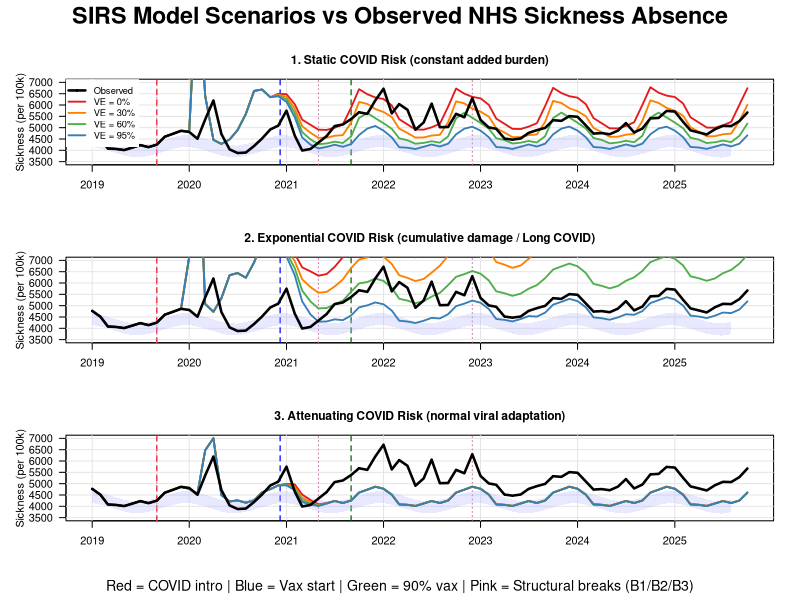
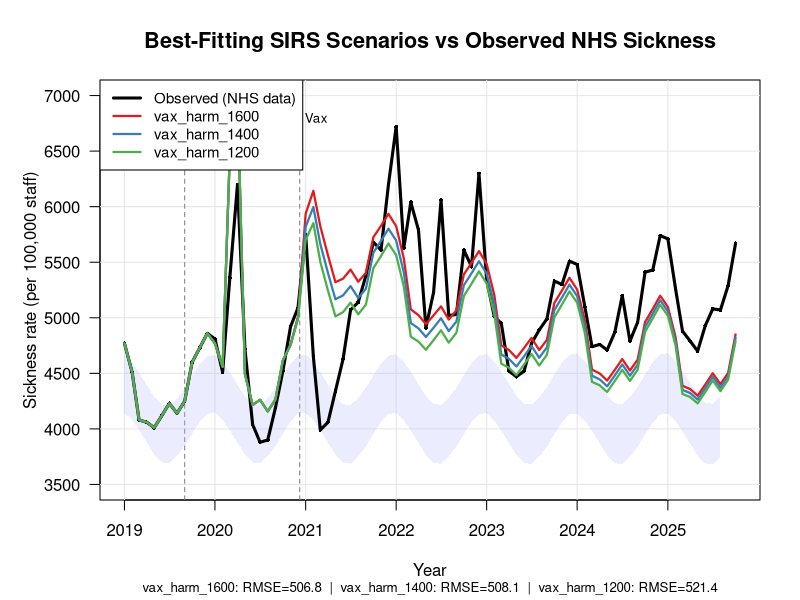
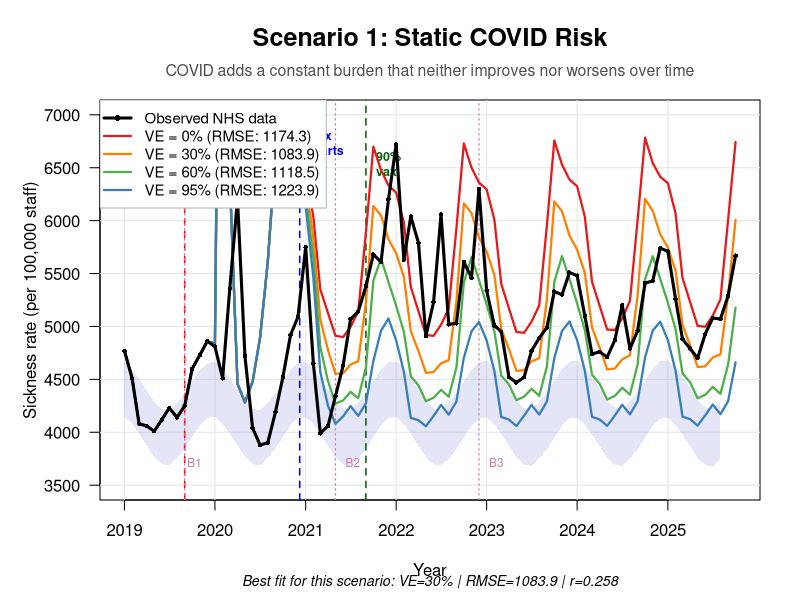
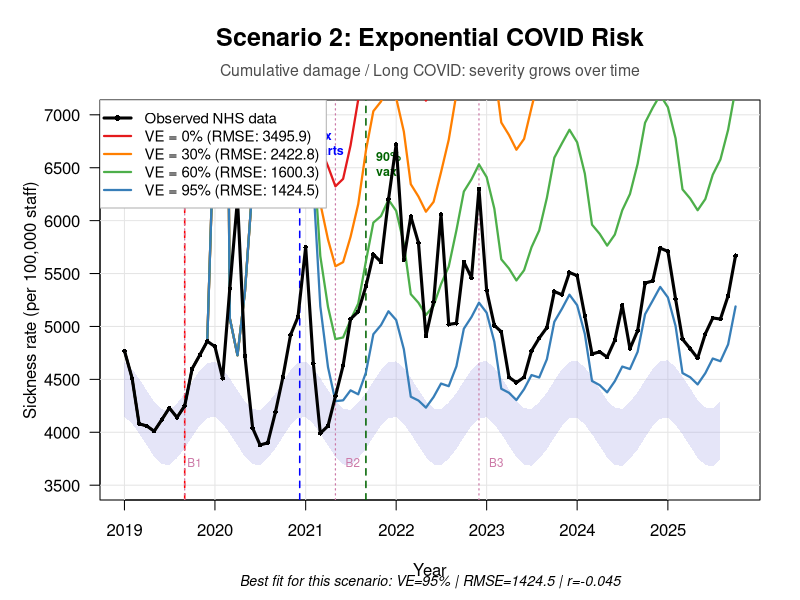
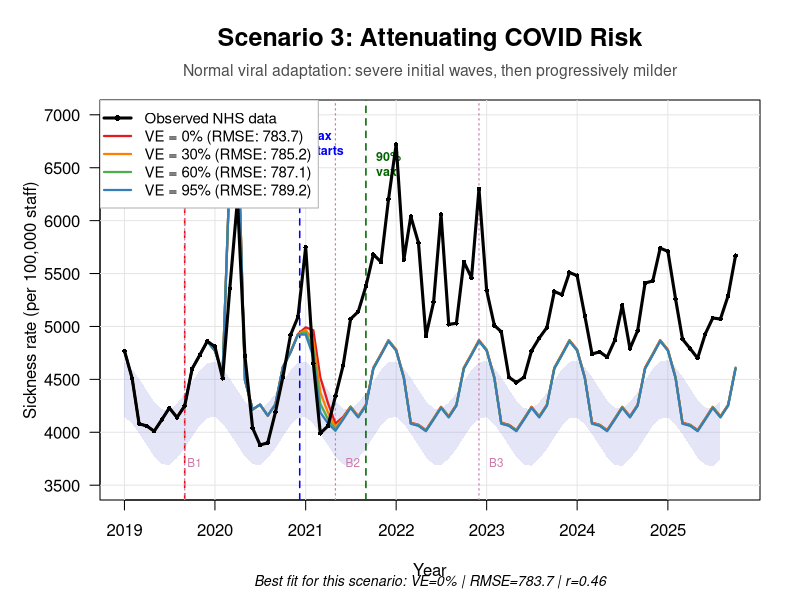
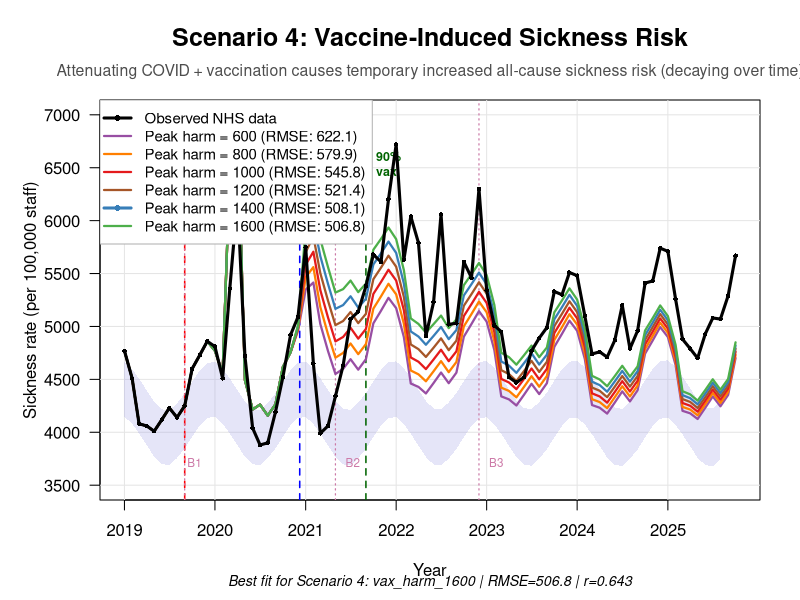

Generate these figures, in order, with R:
# =============================================================================
# SIRS Scenario Simulation for NHS Sickness Absence Analysis
# Uses ACTUAL NHS observed data
# =============================================================================
#
# Tests four COVID hypotheses:
#   1. "static"                  - COVID adds a constant risk factor
#   2. "exponential"             - COVID risk grows (Long COVID / cumulative damage)
#   3. "attenuating"             - Normal viral evolution (severe first, then milder)
#
# Combined with four vaccine efficacy scenarios: 0%, 30%, 60%, 95%
#
#   4. "increased sickness risk" - COVID Vaccines adds a decaying risk factor.
#
# =============================================================================

# =============================================================================
# SECTION 1: Load Actual Observed Data
# =============================================================================

cat("Loading observed NHS sickness data...\n")

# Read the actual sickness data
obs_raw <- read.csv("data/sickness_roll6_prediction_band_2020_2026.csv", 
                    stringsAsFactors = FALSE)

observed <- data.frame(
  month = as.Date(paste0(obs_raw$month, "-01")),
  sickness_obs = as.numeric(obs_raw$sickness_rate_100k),
  sickness_roll6 = as.numeric(obs_raw$sickness_roll6_100k),
  pred_low = as.numeric(obs_raw$sickness_pred_low_100k),
  pred_high = as.numeric(obs_raw$sickness_pred_high_100k)
)
observed <- observed[!is.na(observed$month), ]

cat("  Loaded", nrow(observed), "months of observed data\n")
cat("  Range:", format(min(observed$month)), "to", format(max(observed$month)), "\n")
cat("  Sickness range:", round(min(observed$sickness_obs, na.rm=TRUE)), "-", 
    round(max(observed$sickness_obs, na.rm=TRUE)), "per 100k\n\n")

# Also load the merged data with positivity/doses for reference
merged_raw <- read.csv("data/nhs_sickness_orgtype_vax_pos_merged_monthly_2019_2024.csv",
                       stringsAsFactors = FALSE)
merged <- data.frame(
  month = as.Date(paste0(merged_raw$month_yyyy_mm, "-01")),
  total_rate = as.numeric(merged_raw$total_rate_100k),
  doses = as.numeric(merged_raw$total_doses),
  positivity = as.numeric(merged_raw$pos_monthly)
)
merged$doses[is.na(merged$doses)] <- 0

# Load actual vaccine doses administered (monthly)
vax_doses_raw <- read.csv("data/nhs_staff_vax_model_monthly.csv", stringsAsFactors = FALSE)
vax_doses <- data.frame(
  month = as.Date(paste0(vax_doses_raw$month, "-01")),
  first_dose = as.numeric(vax_doses_raw$first_dose),
  second_dose = as.numeric(vax_doses_raw$second_dose),
  third_dose = as.numeric(vax_doses_raw$third_dose)
)
vax_doses[is.na(vax_doses)] <- 0
vax_doses$total_doses <- vax_doses$first_dose + vax_doses$second_dose + vax_doses$third_dose

# Compute cumulative first doses (proxy for "ever vaccinated")
vax_doses$cumulative_first <- cumsum(vax_doses$first_dose)

# NHS staff population ~1.48 million
NHS_STAFF_POP <- 1480000
vax_doses$coverage_pct <- vax_doses$cumulative_first / NHS_STAFF_POP

cat("Vaccination data loaded:\n")
cat("  Months with data:", nrow(vax_doses), "\n")
cat("  Total first doses:", sum(vax_doses$first_dose), "\n")
cat("  Peak monthly first doses:", max(vax_doses$first_dose), "in", 
    format(vax_doses$month[which.max(vax_doses$first_dose)], "%b %Y"), "\n")
cat("  Final coverage:", round(max(vax_doses$coverage_pct) * 100, 1), "%\n\n")

# =============================================================================
# SECTION 2: Calibration from observed baseline
# =============================================================================

# Key dates
COVID_INTRO <- as.Date("2019-09-01")  # B1 breakpoint - when sickness first departs from norm
VAX_START <- as.Date("2020-12-08")
VAX_90_DATE <- as.Date("2021-09-01")  # ~92% coverage reached
B1_DATE <- as.Date("2019-09-01")
B2_DATE <- as.Date("2021-05-01")
B3_DATE <- as.Date("2022-12-01")

# Calculate baseline parameters from 2019 data (before COVID disruption)
baseline_data <- observed[observed$month < as.Date("2020-01-01"), ]
BASELINE_MEAN <- mean(baseline_data$sickness_obs, na.rm = TRUE)

# Monthly seasonal effects from 2019 data
month_avgs <- aggregate(sickness_obs ~ format(month, "%m"), data = baseline_data, FUN = mean)
names(month_avgs) <- c("month_num", "avg")
month_avgs$month_num <- as.integer(month_avgs$month_num)
month_avgs <- month_avgs[order(month_avgs$month_num), ]

# Center around mean to get seasonal deviations
MONTH_EFFECTS <- month_avgs$avg - BASELINE_MEAN
names(MONTH_EFFECTS) <- month_avgs$month_num

cat("Baseline parameters (from 2019 data):\n")
cat("  Mean:", round(BASELINE_MEAN), "per 100k\n")
cat("  Seasonal amplitude:", round((max(MONTH_EFFECTS) - min(MONTH_EFFECTS))/2), "per 100k\n\n")

# =============================================================================
# SECTION 3: SIRS Model (Euler integration)
# =============================================================================

run_sirs <- function(
    start_date = as.Date("2019-01-01"),
    end_date = as.Date("2025-10-01"),
    covid_scenario = "attenuating",
    vax_eff_infection = 0.60,
    vax_eff_sickness = 0.70,
    vax_final = 0.92,
    # Epi parameters
    beta_base = 0.35,
    infectious_period = 8,
    immunity_duration = 120,
    # Scenario parameters
    growth_rate = 0.4,   # exponential: annual growth
    decay_rate = 0.6,    # attenuating: annual decay
    # Scenario 4 parameters (vaccine-induced sickness)
    vax_harm_peak = 800,      # peak additional sickness per 100k per dose-cohort
    vax_harm_decay = 0.5,     # annual decay rate of vaccine-induced harm
    # Sickness scaling
    severity_acute = 35000,     # acute sickness per I
    severity_persistent = 800,  # persistent elevation per cumulative exposure
    seasonal_beta = 0.25,       # seasonal variation in transmission
    # Use actual vax data
    use_actual_vax = TRUE
) {
  
  gamma <- 1 / infectious_period
  omega <- 1 / immunity_duration
  
  # Time setup
  days <- seq(start_date, end_date, by = "day")
  n_days <- length(days)
  
  t_covid <- as.numeric(COVID_INTRO - start_date)
  t_vax <- as.numeric(VAX_START - start_date)
  
  # State vectors
  S <- I <- R <- numeric(n_days)
  S[1] <- 0.999; I[1] <- 0.001; R[1] <- 0
  
  # Cumulative infection for persistent effects
  cumulative_I <- numeric(n_days)
  cumulative_I[1] <- I[1]
  
  # Euler integration
  for (t in 2:n_days) {
    day <- t - 1
    doy <- as.integer(format(days[t], "%j"))
    
    # Seasonal forcing
    seasonal <- 1 + seasonal_beta * cos(2 * pi * (doy - 15) / 365)
    
    # Beta based on scenario (for scenarios 1-3)
    if (day < t_covid) {
      beta <- 0
    } else {
      days_since <- day - t_covid
      
      if (covid_scenario == "vax_harm") {
        # Scenario 4: use attenuating COVID dynamics as base
        beta <- beta_base * seasonal * exp(-decay_rate * days_since / 365)
      } else {
        beta <- switch(covid_scenario,
          "static" = beta_base * seasonal,
          "exponential" = beta_base * seasonal * (1 + growth_rate * days_since / 365),
          "attenuating" = beta_base * seasonal * exp(-decay_rate * days_since / 365),
          beta_base * seasonal
        )
      }
    }
    
    # Vaccination effect on transmission (for scenarios 1-3)
    if (day >= t_vax && covid_scenario != "vax_harm") {
      days_vax <- day - t_vax
      vax_cov <- vax_final * plogis((days_vax - 90) / 30)
      # Vaccine reduces susceptibility
      beta <- beta * (1 - vax_cov * vax_eff_infection * 0.4)
    }
    
    # SIRS equations
    new_inf <- beta * S[t-1] * I[t-1]
    recovery <- gamma * I[t-1]
    waning <- omega * R[t-1]
    
    S[t] <- S[t-1] - new_inf + waning
    I[t] <- I[t-1] + new_inf - recovery
    R[t] <- R[t-1] + recovery - waning
    
    # Clamp and normalize
    S[t] <- max(0, min(1, S[t]))
    I[t] <- max(0, min(1, I[t]))
    R[t] <- max(0, min(1, R[t]))
    total <- S[t] + I[t] + R[t]
    if (total > 0) { S[t] <- S[t]/total; I[t] <- I[t]/total; R[t] <- R[t]/total }
    
    # Cumulative exposure
    cumulative_I[t] <- cumulative_I[t-1] + I[t]
  }
  
  # Build output dataframe
  out <- data.frame(
    date = days,
    month = as.Date(format(days, "%Y-%m-01")),
    S = S, I = I, R = R,
    cumulative_I = cumulative_I
  )
  
  # Add sickness calculation
  out$month_num <- as.integer(format(out$date, "%m"))
  out$baseline <- BASELINE_MEAN + MONTH_EFFECTS[out$month_num]
  
  # Vaccination coverage - use actual data if available and scenario 4
  if (use_actual_vax && covid_scenario == "vax_harm") {
    # Merge actual vax coverage by month
    out <- merge(out, vax_doses[, c("month", "coverage_pct", "first_dose")], 
                 by = "month", all.x = TRUE)
    out <- out[order(out$date), ]
    out$coverage_pct[is.na(out$coverage_pct)] <- 0
    out$first_dose[is.na(out$first_dose)] <- 0
    
    # Forward-fill coverage for days within months
    out$vax_cov <- out$coverage_pct
    # After last vax data, assume coverage stays at max
    max_cov <- max(out$coverage_pct, na.rm = TRUE)
    out$vax_cov[out$date > max(vax_doses$month)] <- max_cov
    
  } else {
    # Use sigmoid approximation
    out$days_vax <- as.numeric(out$date - VAX_START)
    out$vax_cov <- ifelse(out$date < VAX_START, 0, 
                          vax_final * plogis((out$days_vax - 90) / 30))
    out$first_dose <- 0
  }
  
  # Severity multiplier by scenario
  out$days_covid <- as.numeric(out$date - COVID_INTRO)
  
  if (covid_scenario == "vax_harm") {
    # Scenario 4: attenuating COVID + vaccine-induced harm
    out$severity_mult <- ifelse(out$date < COVID_INTRO, 0,
                                exp(-decay_rate * pmax(0, out$days_covid) / 365))
  } else {
    out$severity_mult <- ifelse(out$date < COVID_INTRO, 0,
      switch(covid_scenario,
        "static" = 1,
        "exponential" = 1 + growth_rate * pmax(0, out$days_covid) / 365,
        "attenuating" = exp(-decay_rate * pmax(0, out$days_covid) / 365),
        1
      )
    )
  }
  
  # COVID sickness components
  # 1. Acute: from current infections
  out$acute_covid <- out$I * severity_acute * out$severity_mult
  
  # 2. Persistent: from cumulative exposure (Long COVID / damage accumulation)
  if (covid_scenario == "vax_harm") {
    out$persistent_covid <- pmin(out$cumulative_I / 365, 2) * severity_persistent * 0.5
  } else {
    out$persistent_covid <- switch(covid_scenario,
      "static" = pmin(out$cumulative_I / 365, 3) * severity_persistent,
      "exponential" = pmin(out$cumulative_I / 365, 5) * severity_persistent * 1.5,
      "attenuating" = pmin(out$cumulative_I / 365, 2) * severity_persistent * 0.5,
      0
    )
  }
  
  # 3. Vaccine-induced sickness (Scenario 4 only)
  if (covid_scenario == "vax_harm" && use_actual_vax) {
    # Compute harm as sum of contributions from each monthly dose cohort
    # Each cohort's harm decays from their vaccination date
    out$vax_induced_sickness <- 0
    
    for (i in 1:nrow(vax_doses)) {
      vax_month <- vax_doses$month[i]
      doses_this_month <- vax_doses$first_dose[i]
      
      if (doses_this_month > 0) {
        # Fraction of population vaccinated this month
        frac_vaxxed <- doses_this_month / NHS_STAFF_POP
        
        # Days since this cohort was vaccinated
        days_since_vax <- as.numeric(out$date - vax_month)
        
        # Harm from this cohort: peaks at vaccination, decays over time
        # Only contributes after vaccination date
        cohort_harm <- ifelse(days_since_vax >= 0,
                              vax_harm_peak * frac_vaxxed * exp(-vax_harm_decay * days_since_vax / 365),
                              0)
        
        out$vax_induced_sickness <- out$vax_induced_sickness + cohort_harm
      }
    }
  } else if (covid_scenario == "vax_harm") {
    # Fallback to sigmoid-based harm
    out$vax_induced_sickness <- ifelse(out$date < VAX_START, 0, {
      days_since_vax_start <- as.numeric(out$date - VAX_START)
      coverage_factor <- out$vax_cov
      time_decay <- exp(-vax_harm_decay * pmax(0, days_since_vax_start - 180) / 365)
      vax_harm_peak * coverage_factor * time_decay
    })
  } else {
    out$vax_induced_sickness <- 0
  }
  
  # For scenarios 1-3: vaccine reduces symptomatic illness
  if (covid_scenario != "vax_harm") {
    out$covid_sickness <- (out$acute_covid + out$persistent_covid) * (1 - out$vax_cov * vax_eff_sickness)
  } else {
    # Scenario 4: no vaccine benefit, but add vaccine harm
    out$covid_sickness <- out$acute_covid + out$persistent_covid + out$vax_induced_sickness
  }
  
  # Total sickness
  out$sickness <- out$baseline + out$covid_sickness
  
  # Aggregate to monthly
  monthly <- aggregate(
    cbind(sickness, baseline, covid_sickness, I, vax_cov, vax_induced_sickness) ~ month,
    data = out, FUN = mean
  )
  names(monthly) <- c("month", "sickness_rate", "baseline", "covid_contrib", "I_mean", "vax_cov", "vax_harm")
  monthly$scenario <- covid_scenario
  monthly$vax_eff <- vax_eff_infection
  
  monthly
}

# =============================================================================
# SECTION 4: Run All Scenarios
# =============================================================================

cat("Running SIRS simulations...\n")

scenarios <- c("static", "exponential", "attenuating")
vax_effs <- c(0, 0.30, 0.60, 0.95)

all_results <- list()
idx <- 1

for (scen in scenarios) {
  for (ve in vax_effs) {
    label <- paste0(scen, "_VE", ve * 100)
    cat("  ", label, "\n")
    
    res <- run_sirs(
      covid_scenario = scen,
      vax_eff_infection = ve,
      vax_eff_sickness = min(ve + 0.10, 1.0)
    )
    res$scenario_label <- label
    all_results[[idx]] <- res
    idx <- idx + 1
  }
}

# Scenario 4: Vaccine-induced harm (with different harm levels)
cat("\n  Running Scenario 4: Vaccine-induced sickness...\n")
vax_harm_levels <- c(600, 800, 1000, 1200, 1400, 1600)  # Different peak harm levels

for (harm in vax_harm_levels) {
  label <- paste0("vax_harm_", harm)
  cat("    ", label, "\n")
  
  res <- run_sirs(
    covid_scenario = "vax_harm",
    vax_harm_peak = harm,
    vax_harm_decay = 0.4,
    use_actual_vax = TRUE
  )
  res$scenario_label <- label
  all_results[[idx]] <- res
  idx <- idx + 1
}

all_sims <- do.call(rbind, all_results)
cat("\n  Total scenarios:", length(unique(all_sims$scenario_label)), "\n\n")

# =============================================================================
# SECTION 5: Compute Fit Metrics
# =============================================================================

cat("Computing fit metrics against observed data...\n")

# Merge with observed
combined <- merge(all_sims, observed[, c("month", "sickness_obs")], by = "month")
combined <- combined[!is.na(combined$sickness_rate) & !is.na(combined$sickness_obs), ]

# Metrics by scenario
scenarios_list <- unique(combined$scenario_label)
metrics <- data.frame(
  scenario = character(),
  n = integer(),
  rmse = numeric(),
  mae = numeric(),
  bias = numeric(),
  corr = numeric(),
  stringsAsFactors = FALSE
)

for (s in scenarios_list) {
  d <- combined[combined$scenario_label == s, ]
  if (nrow(d) < 5) next
  
  err <- d$sickness_rate - d$sickness_obs
  metrics <- rbind(metrics, data.frame(
    scenario = s,
    n = nrow(d),
    rmse = round(sqrt(mean(err^2)), 1),
    mae = round(mean(abs(err)), 1),
    bias = round(mean(err), 1),
    corr = round(cor(d$sickness_rate, d$sickness_obs), 3)
  ))
}

metrics <- metrics[order(metrics$rmse), ]

cat("\n")
cat(paste(rep("=", 60), collapse = ""), "\n")
cat("FIT METRICS (sorted by RMSE - lower is better)\n")
cat(paste(rep("=", 60), collapse = ""), "\n\n")
print(metrics, row.names = FALSE)

# Best fit
best <- metrics[1, ]
cat("\n*** BEST FIT:", best$scenario, "***\n")
cat("    RMSE:", best$rmse, "| MAE:", best$mae, "| Correlation:", best$corr, "\n\n")

# Interpretation
cat("INTERPRETATION:\n")
if (grepl("attenuating", best$scenario)) {
  cat("  -> Best fit is ATTENUATING scenario: COVID behaves like a normal virus\n")
  cat("     (severe initial waves, then progressively milder as it adapts)\n")
} else if (grepl("exponential", best$scenario)) {
  cat("  -> Best fit is EXPONENTIAL scenario: cumulative damage / Long COVID\n")
  cat("     (severity grows over time, consistent with persistent harm)\n")
} else {
  cat("  -> Best fit is STATIC scenario: constant added risk\n")
  cat("     (COVID adds a fixed burden that neither improves nor worsens)\n")
}

ve_match <- regmatches(best$scenario, regexpr("VE[0-9]+", best$scenario))
if (length(ve_match) > 0) {
  ve_val <- as.numeric(gsub("VE", "", ve_match))
  if (ve_val >= 60) {
    cat("  -> High vaccine efficacy (", ve_val, "%) provides best fit\n")
  } else if (ve_val >= 30) {
    cat("  -> Moderate vaccine efficacy (", ve_val, "%) provides best fit\n")
  } else {
    cat("  -> LOW/NO vaccine efficacy (", ve_val, "%) provides best fit!\n")
    cat("     This suggests vaccines may not have reduced sickness as expected.\n")
  }
}

# Save metrics
write.csv(metrics, "data/sirs_fit_metrics.csv", row.names = FALSE)

# =============================================================================
# SECTION 6: Generate Plots
# =============================================================================

cat("\nGenerating plots...\n")

# Color scheme
ve_colors <- c("0" = "#E41A1C", "30" = "#FF7F00", "60" = "#4DAF4A", "95" = "#377EB8")
harm_colors <- c("600" = "#984EA3", "800" = "#FF7F00", "1000" = "#E41A1C", 
                 "1200" = "#A65628", "1400" = "#377EB8", "1600" = "#4DAF4A")

# Plot 1: All scenarios faceted (scenarios 1-3)
png("sirs_scenarios_vs_observed.png", width = 1400, height = 1100, res = 100)
par(mfrow = c(3, 1), mar = c(4, 5, 3, 2), oma = c(2, 0, 3, 0))

xlim <- as.Date(c("2019-01-01", "2025-10-01"))
ylim <- c(3500, 7000)

for (scen in c("static", "exponential", "attenuating")) {
  
  title <- switch(scen,
    "static" = "1. Static COVID Risk (constant added burden)",
    "exponential" = "2. Exponential COVID Risk (cumulative damage / Long COVID)",
    "attenuating" = "3. Attenuating COVID Risk (normal viral adaptation)"
  )
  
  plot(NA, xlim = xlim, ylim = ylim, xlab = "", ylab = "Sickness (per 100k)",
       main = title, xaxt = "n", las = 1, cex.main = 1.1)
  
  # X axis
  years <- 2019:2025
  axis(1, at = as.Date(paste0(years, "-01-01")), labels = years)
  
  # Grid
  abline(h = seq(3500, 7000, 500), col = "grey90")
  abline(v = as.Date(paste0(years, "-01-01")), col = "grey90")
  
  # Events
  abline(v = COVID_INTRO, col = "red", lty = 2, lwd = 1.2)
  abline(v = VAX_START, col = "blue", lty = 2, lwd = 1.2)
  abline(v = VAX_90_DATE, col = "darkgreen", lty = 2, lwd = 1.2)
  abline(v = B1_DATE, col = "#CC79A7", lty = 3)
  abline(v = B2_DATE, col = "#CC79A7", lty = 3)
  abline(v = B3_DATE, col = "#CC79A7", lty = 3)
  
  # Prediction band
  pred_data <- observed[!is.na(observed$pred_low), ]
  polygon(c(pred_data$month, rev(pred_data$month)),
          c(pred_data$pred_low, rev(pred_data$pred_high)),
          col = rgb(0.7, 0.7, 1, 0.3), border = NA)
  
  # Simulated lines
  for (ve in c(0, 30, 60, 95)) {
    label <- paste0(scen, "_VE", ve)
    d <- all_sims[all_sims$scenario_label == label, ]
    if (nrow(d) > 0) {
      lines(d$month, d$sickness_rate, col = ve_colors[as.character(ve)], lwd = 1.8)
    }
  }
  
  # Observed (black, prominent)
  lines(observed$month, observed$sickness_obs, col = "black", lwd = 2.5)
  points(observed$month, observed$sickness_obs, col = "black", pch = 16, cex = 0.4)
  
  # Legend on first panel only
  if (scen == "static") {
    legend("topleft", 
           legend = c("Observed", "VE = 0%", "VE = 30%", "VE = 60%", "VE = 95%"),
           col = c("black", ve_colors),
           lwd = c(2.5, 1.8, 1.8, 1.8, 1.8),
           pch = c(16, NA, NA, NA, NA),
           pt.cex = 0.6,
           cex = 0.85, bg = "white", box.lty = 0)
  }
}

mtext("SIRS Model Scenarios vs Observed NHS Sickness Absence", 
      outer = TRUE, cex = 1.4, font = 2, line = 1)
mtext("Red = COVID intro | Blue = Vax start | Green = 90% vax | Pink = Structural breaks (B1/B2/B3)", 
      outer = TRUE, side = 1, cex = 0.85, line = 0.5)

dev.off()
cat("  Saved: sirs_scenarios_vs_observed.png\n")

# Plot 2: Best fits comparison
png("sirs_best_fits.png", width = 1400, height = 700, res = 100)
par(mar = c(5, 5, 4, 2))

top3 <- metrics$scenario[1:min(3, nrow(metrics))]
colors3 <- c("#E41A1C", "#377EB8", "#4DAF4A")

plot(NA, xlim = xlim, ylim = ylim, xlab = "Year", ylab = "Sickness rate (per 100,000 staff)",
     main = "Best-Fitting SIRS Scenarios vs Observed NHS Sickness",
     xaxt = "n", las = 1, cex.main = 1.3)

axis(1, at = as.Date(paste0(years, "-01-01")), labels = years)
abline(h = seq(3500, 7000, 500), col = "grey90")
abline(v = as.Date(paste0(years, "-01-01")), col = "grey90")

# Events
abline(v = COVID_INTRO, col = "grey50", lty = 2)
abline(v = VAX_START, col = "grey50", lty = 2)
text(COVID_INTRO + 20, 6800, "COVID", cex = 0.8, adj = 0)
text(VAX_START + 20, 6800, "Vax", cex = 0.8, adj = 0)

# Prediction band
polygon(c(pred_data$month, rev(pred_data$month)),
        c(pred_data$pred_low, rev(pred_data$pred_high)),
        col = rgb(0.7, 0.7, 1, 0.25), border = NA)

# Observed
lines(observed$month, observed$sickness_obs, col = "black", lwd = 3)
points(observed$month, observed$sickness_obs, col = "black", pch = 16, cex = 0.5)

# Top 3 scenarios
for (i in seq_along(top3)) {
  d <- all_sims[all_sims$scenario_label == top3[i], ]
  lines(d$month, d$sickness_rate, col = colors3[i], lwd = 2.2)
}

legend("topleft",
       legend = c("Observed (NHS data)", top3),
       col = c("black", colors3[1:length(top3)]),
       lwd = c(3, rep(2.2, length(top3))),
       cex = 0.9, bg = "white")

# Add RMSE annotation
rmse_text <- paste(sapply(seq_along(top3), function(i) {
  m <- metrics[metrics$scenario == top3[i], ]
  paste0(top3[i], ": RMSE=", m$rmse)
}), collapse = "  |  ")
mtext(rmse_text, side = 1, line = 3.8, cex = 0.8)

dev.off()
cat("  Saved: sirs_best_fits.png\n")

# Plot 3, 4, 5: Individual full-screen plots for each scenario (1-3)
for (scen in c("static", "exponential", "attenuating")) {
  
  filename <- paste0("sirs_scenario_", scen, ".png")
  
  title_main <- switch(scen,
    "static" = "Scenario 1: Static COVID Risk",
    "exponential" = "Scenario 2: Exponential COVID Risk", 
    "attenuating" = "Scenario 3: Attenuating COVID Risk"
  )
  
  subtitle <- switch(scen,
    "static" = "COVID adds a constant burden that neither improves nor worsens over time",
    "exponential" = "Cumulative damage / Long COVID: severity grows over time",
    "attenuating" = "Normal viral adaptation: severe initial waves, then progressively milder"
  )
  
  png(filename, width = 1600, height = 900, res = 120)
  par(mar = c(5, 5, 5, 2))
  
  plot(NA, xlim = xlim, ylim = ylim, 
       xlab = "Year", ylab = "Sickness rate (per 100,000 staff)",
       main = "", xaxt = "n", las = 1)
  
  # Title and subtitle
  mtext(title_main, side = 3, line = 2.5, cex = 1.5, font = 2)
  mtext(subtitle, side = 3, line = 1, cex = 0.95, col = "grey30")
  
  # X axis
  axis(1, at = as.Date(paste0(years, "-01-01")), labels = years)
  
  # Grid
  abline(h = seq(3500, 7000, 500), col = "grey90")
  abline(v = as.Date(paste0(years, "-01-01")), col = "grey90")
  
  # Prediction band (baseline expectation)
  polygon(c(pred_data$month, rev(pred_data$month)),
          c(pred_data$pred_low, rev(pred_data$pred_high)),
          col = rgb(0.6, 0.6, 0.9, 0.25), border = NA)
  
  # Event lines with labels
  abline(v = COVID_INTRO, col = "red", lty = 2, lwd = 1.5)
  abline(v = VAX_START, col = "blue", lty = 2, lwd = 1.5)
  abline(v = VAX_90_DATE, col = "darkgreen", lty = 2, lwd = 1.5)
  abline(v = B1_DATE, col = "#CC79A7", lty = 3, lwd = 1.2)
  abline(v = B2_DATE, col = "#CC79A7", lty = 3, lwd = 1.2)
  abline(v = B3_DATE, col = "#CC79A7", lty = 3, lwd = 1.2)
  
  # Event labels at top
  text(COVID_INTRO, 6900, "COVID\narrives", cex = 0.75, col = "red", pos = 4, font = 2)
  text(VAX_START, 6700, "Vax\nstarts", cex = 0.75, col = "blue", pos = 4, font = 2)
  text(VAX_90_DATE, 6500, "90%\nvax", cex = 0.75, col = "darkgreen", pos = 4, font = 2)
  text(B1_DATE - 30, 3700, "B1", cex = 0.7, col = "#CC79A7", pos = 4)
  text(B2_DATE, 3700, "B2", cex = 0.7, col = "#CC79A7", pos = 4)
  text(B3_DATE, 3700, "B3", cex = 0.7, col = "#CC79A7", pos = 4)
  
  # Simulated lines for this scenario (thicker, more visible)
  lwd_sim <- 2.2
  for (ve in c(0, 30, 60, 95)) {
    label <- paste0(scen, "_VE", ve)
    d <- all_sims[all_sims$scenario_label == label, ]
    if (nrow(d) > 0) {
      lines(d$month, d$sickness_rate, col = ve_colors[as.character(ve)], lwd = lwd_sim)
    }
  }
  
  # Observed data (black, prominent)
  lines(observed$month, observed$sickness_obs, col = "black", lwd = 3)
  points(observed$month, observed$sickness_obs, col = "black", pch = 16, cex = 0.6)
  
  # Legend with RMSE values
  legend_labels <- sapply(c(0, 30, 60, 95), function(ve) {
    label <- paste0(scen, "_VE", ve)
    m <- metrics[metrics$scenario == label, ]
    if (nrow(m) > 0) {
      paste0("VE = ", ve, "% (RMSE: ", m$rmse, ")")
    } else {
      paste0("VE = ", ve, "%")
    }
  })
  
  legend("topleft",
         legend = c("Observed NHS data", legend_labels),
         col = c("black", ve_colors),
         lwd = c(3, rep(lwd_sim, 4)),
         pch = c(16, NA, NA, NA, NA),
         pt.cex = 0.8,
         cex = 0.9, bg = "white", box.lty = 1, box.col = "grey70")
  
  # Add interpretation box
  best_ve <- metrics[grepl(scen, metrics$scenario), ][1, ]
  if (nrow(best_ve) > 0 || !is.na(best_ve$scenario)) {
    interp_text <- paste0("Best fit for this scenario: VE=", 
                          gsub(paste0(scen, "_VE"), "", best_ve$scenario), 
                          "% | RMSE=", best_ve$rmse,
                          " | r=", best_ve$corr)
    mtext(interp_text, side = 1, line = 3.5, cex = 0.85, font = 3)
  }
  
  dev.off()
  cat("  Saved:", filename, "\n")
}

# Plot 6: Scenario 4 - Vaccine-induced harm
png("sirs_scenario_vax_harm.png", width = 1600, height = 900, res = 120)
par(mar = c(5, 5, 5, 2))

plot(NA, xlim = xlim, ylim = ylim, 
     xlab = "Year", ylab = "Sickness rate (per 100,000 staff)",
     main = "", xaxt = "n", las = 1)

# Title and subtitle
mtext("Scenario 4: Vaccine-Induced Sickness Risk", side = 3, line = 2.5, cex = 1.5, font = 2)
mtext("Attenuating COVID + vaccination causes temporary increased all-cause sickness risk (decaying over time)", 
      side = 3, line = 1, cex = 0.95, col = "grey30")

# X axis
axis(1, at = as.Date(paste0(years, "-01-01")), labels = years)

# Grid
abline(h = seq(3500, 7000, 500), col = "grey90")
abline(v = as.Date(paste0(years, "-01-01")), col = "grey90")

# Prediction band
polygon(c(pred_data$month, rev(pred_data$month)),
        c(pred_data$pred_low, rev(pred_data$pred_high)),
        col = rgb(0.6, 0.6, 0.9, 0.25), border = NA)

# Event lines
abline(v = COVID_INTRO, col = "red", lty = 2, lwd = 1.5)
abline(v = VAX_START, col = "blue", lty = 2, lwd = 1.5)
abline(v = VAX_90_DATE, col = "darkgreen", lty = 2, lwd = 1.5)
abline(v = B1_DATE, col = "#CC79A7", lty = 3, lwd = 1.2)
abline(v = B2_DATE, col = "#CC79A7", lty = 3, lwd = 1.2)
abline(v = B3_DATE, col = "#CC79A7", lty = 3, lwd = 1.2)

# Event labels
text(COVID_INTRO, 6900, "COVID\narrives", cex = 0.75, col = "red", pos = 4, font = 2)
text(VAX_START, 6700, "Vax\nstarts", cex = 0.75, col = "blue", pos = 4, font = 2)
text(VAX_90_DATE, 6500, "90%\nvax", cex = 0.75, col = "darkgreen", pos = 4, font = 2)
text(B1_DATE - 30, 3700, "B1", cex = 0.7, col = "#CC79A7", pos = 4)
text(B2_DATE, 3700, "B2", cex = 0.7, col = "#CC79A7", pos = 4)
text(B3_DATE, 3700, "B3", cex = 0.7, col = "#CC79A7", pos = 4)

# Simulated lines for scenario 4 (different harm levels)
lwd_sim <- 2.2
for (harm in c("600", "800", "1000", "1200", "1400", "1600")) {
  label <- paste0("vax_harm_", harm)
  d <- all_sims[all_sims$scenario_label == label, ]
  if (nrow(d) > 0) {
    lines(d$month, d$sickness_rate, col = harm_colors[harm], lwd = lwd_sim)
  }
}

# Observed data
lines(observed$month, observed$sickness_obs, col = "black", lwd = 3)
points(observed$month, observed$sickness_obs, col = "black", pch = 16, cex = 0.6)

# Legend with RMSE values
legend_labels_harm <- sapply(c("600", "800", "1000", "1200", "1400", "1600"), function(h) {
  label <- paste0("vax_harm_", h)
  m <- metrics[metrics$scenario == label, ]
  if (nrow(m) > 0) {
    paste0("Peak harm = ", h, " (RMSE: ", m$rmse, ")")
  } else {
    paste0("Peak harm = ", h)
  }
})

legend("topleft",
       legend = c("Observed NHS data", legend_labels_harm),
       col = c("black", harm_colors),
       lwd = c(3, rep(lwd_sim, 4)),
       pch = c(16, NA, NA, NA, NA),
       pt.cex = 0.8,
       cex = 0.9, bg = "white", box.lty = 1, box.col = "grey70")

# Best fit annotation
best_harm <- metrics[grepl("vax_harm", metrics$scenario), ][1, ]
if (nrow(best_harm) > 0 && !is.na(best_harm$scenario)) {
  interp_text <- paste0("Best fit for Scenario 4: ", best_harm$scenario,
                        " | RMSE=", best_harm$rmse,
                        " | r=", best_harm$corr)
  mtext(interp_text, side = 1, line = 3.5, cex = 0.85, font = 3)
}

dev.off()
cat("  Saved: sirs_scenario_vax_harm.png\n")

# =============================================================================
# SECTION 7: Summary
# =============================================================================

cat("\n")
cat(paste(rep("=", 60), collapse = ""), "\n")
cat("SIMULATION COMPLETE\n")
cat(paste(rep("=", 60), collapse = ""), "\n")
cat("\nOutput files:\n")
cat("  - sirs_scenarios_vs_observed.png (all scenarios)\n")
cat("  - sirs_best_fits.png (top 3 best-fitting scenarios)\n")
cat("  - data/sirs_fit_metrics.csv (fit statistics)\n")